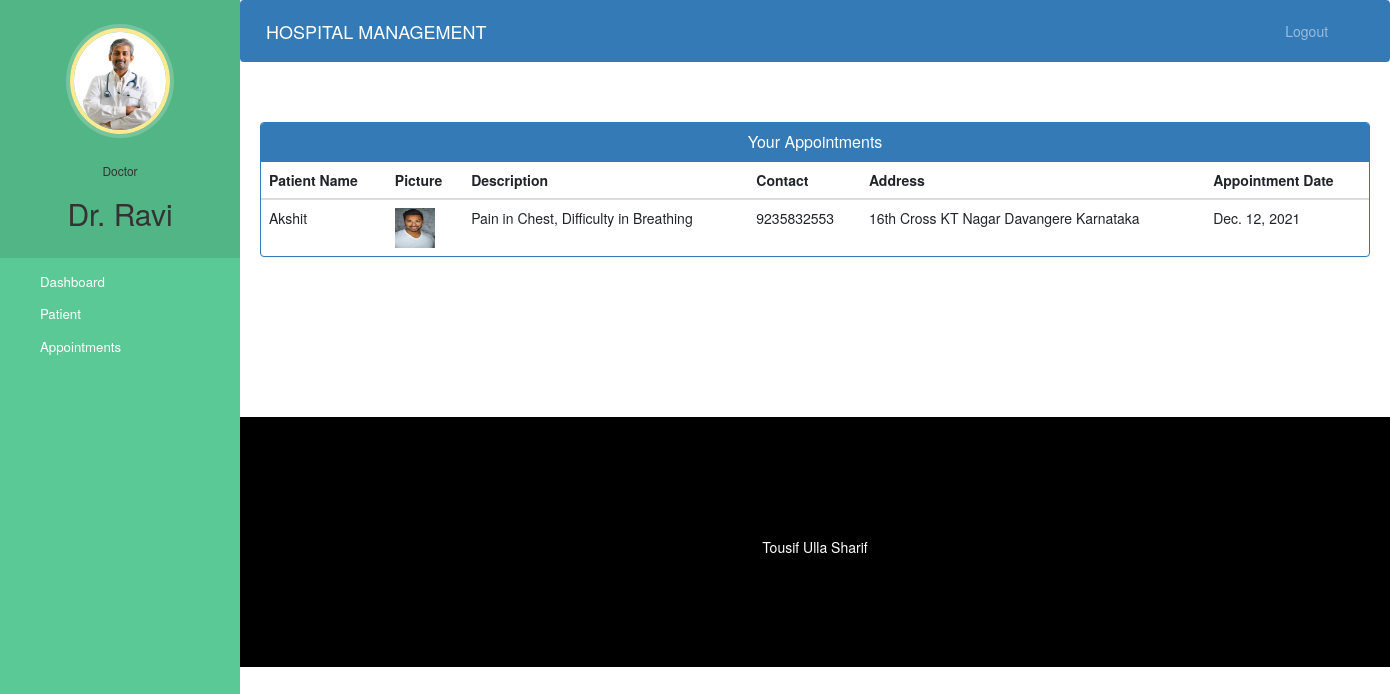
The app's page /doctor-view-appointment (signed in) with its own data.
### hospital/models.py (models this page shows, shortened)
class Doctor(models.Model):
    user=models.OneToOneField(User,on_delete=models.CASCADE)
    profile_pic= models.ImageField(upload_to='profile_pic/DoctorProfilePic/',null=True,blank=True)
    address = models.CharField(max_length=40)
    mobile = models.CharField(max_length=20,null=True)
    department= models.CharField(max_length=50,choices=departments,default='Cardiologist')
    status=models.BooleanField(default=False)

class Appointment(models.Model):
    patientId=models.PositiveIntegerField(null=True)
    doctorId=models.PositiveIntegerField(null=True)
    patientName=models.CharField(max_length=40,null=True)
    doctorName=models.CharField(max_length=40,null=True)
    appointmentDate=models.DateField(auto_now=True)
    description=models.TextField(max_length=500)
    status=models.BooleanField(default=False)

class Patient(models.Model):
    user=models.OneToOneField(User,on_delete=models.CASCADE)
    profile_pic= models.ImageField(upload_to='profile_pic/PatientProfilePic/',null=True,blank=True)
    address = models.CharField(max_length=40)
    mobile = models.CharField(max_length=20,null=False)
    symptoms = models.CharField(max_length=100,null=False)
    assignedDoctorId = models.PositiveIntegerField(null=True)
    admitDate=models.DateField(auto_now=True)
    status=models.BooleanField(default=False)

### hospital/views.py (the view)
# urls.py: path('doctor-view-appointment', views.doctor_view_appointment_view,name='doctor-view-appointment'),
@login_required(login_url='doctorlogin')
@user_passes_test(is_doctor)
def doctor_view_appointment_view(request):
    doctor=models.Doctor.objects.get(user_id=request.user.id) #for profile picture of doctor in sidebar
    appointments=models.Appointment.objects.all().filter(status=True,doctorId=request.user.id)
    patientid=[]
    for a in appointments:
        patientid.append(a.patientId)
    patients=models.Patient.objects.all().filter(status=True,user_id__in=patientid)
    appointments=zip(appointments,patients)
    return render(request,'hospital/doctor_view_appointment.html',{'appointments':appointments,'doctor':doctor})

### hospital/views.py (called while the page is built)
def is_doctor(user):
    return user.groups.filter(name='DOCTOR').exists()

### templates/hospital/doctor_view_appointment.html (shortened to what this page needs)
{% extends 'hospital/doctor_base.html' %}
{% block content %}
{%load static%}
<head>
  <link href="//netdna.bootstrapcdn.com/bootstrap/3.0.0/css/bootstrap.min.css" rel="stylesheet" id="bootstrap-css">
</head>
<div class="container">
  <div class="panel panel-primary">
    <div class="panel-heading">
      <h6 class="panel-title">Your Appointments</h6>
    </div>
    <table class="table table-hover" id="dev-table">
      <thead>
        <tr>
          <th>Patient Name</th>
          <th>Picture</th>
          <th>Description</th>
          <th>Contact</th>
          <th>Address</th>
          <th>Appointment Date</th>
        </tr>
      </thead>
      {% for a,p in appointments %}
      <tr>
        <td>{{a.patientName}}</td>
        <td> <img src="{% static p.profile_pic.url %}" alt="Profile Pic" height="40px" width="40px" /></td>
        <td>{{a.description}}</td>
        <td>{{p.mobile}}</td>
        <td>{{p.address}}</td>
        <td>{{a.appointmentDate}}</td>
      </tr>
      {% endfor %}
    </table>
  </div>
</div>
{% endblock content %}

### templates/hospital/doctor_base.html (shortened to what this page needs)
<!DOCTYPE html>
{% load static %}
<html lang="en">
<head>
  <link rel="stylesheet" href="https://stackpath.bootstrapcdn.com/bootstrap/4.3.1/css/bootstrap.min.css">
  <link rel="stylesheet" href="https://maxcdn.bootstrapcdn.com/font-awesome/4.7.0/css/font-awesome.min.css">
</head>
<body>
  <nav class="menu" tabindex="0">
    <header class="avatar">
      <img src="{% static doctor.profile_pic.url %}" alt="Profile Pic" />
      <br><br>
      <h6>Doctor</h6>
      <h2>{{request.user.first_name}}</h2>
    </header>
    <ul>
      <li tabindex="0" class="icon-dashboard"> <a style="color:white; text-decoration:none;" href="/doctor-dashboard"><span>Dashboard</span></a> </li>
      <li tabindex="0" class="icon-users"> <a style="color:white; text-decoration:none;" href="/doctor-patient"><span>Patient</span></a></li>
      <li tabindex="0" class="icon-calendar"> <a style="color:white; text-decoration:none;" href="/doctor-appointment"><span>Appointments</span></a></li>
    </ul>
  </nav>
  <main>
    <div class="bs-example">
      <nav class="navbar navbar-expand-md  navbar-dark fixed-top" style="background:#337AB7;">
        <a href="/doctor-dashboard" class="navbar-brand">HOSPITAL MANAGEMENT</a>
        <div class="collapse navbar-collapse justify-content-between" id="navbarCollapse">
          <div class="navbar-nav" style=" margin-left: 90%;">
            <a href="/logout" class="nav-item nav-link">Logout</a>
          </div>
        </div>
      </nav>
    </div>
    <br><br>
    {% block content %}
    {% endblock content %}
    <br><br><br><br><br><br><br>
    <footer>
      <br>
      <div class="container">
        <div class="row">
          <div class="col-md-12 col-sm-12">
            <div style="color:#ffffff;" class="wow fadeInUp footer-copyright">
              <p>
                Tousif Ulla Sharif </p>
            </div>
          </div>
        </div>
      </div>
    </footer>
  </main>
</body>
</html>

### templates/hospital/doctor_base.html (style rules this page uses)
a:link { text-decoration: none; }
a { color: white; }
footer { padding: 0px 0px 0px 0px; background-color: black; margin: 0px; }
p { text-align: center; }
body { padding-left: 240px; }
main { position: relative; height: 100vh; }
.menu { background: #5bc995; height: 100vh; width: 240px; position: fixed; top: 0px; left: 0; z-index: 5; outline: none; }
.menu .avatar { background: rgba(0, 0, 0, 0.1); padding: 2em 0.5em; text-align: center; }
.menu .avatar img { width: 100px; border-radius: 50%; overflow: hidden; border: 4px solid #ffea92; box-shadow: 0 0 0 4px rgba(255, 255, 255, 0.2); }
.menu .avatar h2 { font-weight: normal; margin-bottom: 0; }
.menu ul { list-style: none; padding: 0.5em 0; margin: 0; }
.menu ul li { padding: 0.5em 1em 0.5em 3em; font-size: 0.95em; font-weight: regular; background-repeat: no-repeat; background-position: left 15px center; background-size: auto 20px; transition: all 0.15s linear; cursor: pointer; }
.menu ul li.icon-dashboard { background-image: url("http://www.entypo.com/images//gauge.svg"); }
.menu ul li.icon-users { background-image: url("http://www.entypo.com/images//users.svg"); }
.menu ul li.icon-calendar { background-image: url("http://www.entypo.com/images//calendar.svg"); }

### templates/hospital/doctor_view_appointment.html (style rules this page uses)
a:link { text-decoration: none; }
h6 { text-align: center; }
.row { margin: 100px; }

### records on screen
Doctor: profile_pic (picture)
Appointment: patientName "Akshit", profile_pic (picture), description "Pain in Chest, Difficulty in Breathing", mobile "9235832553", address "16th Cross KT Nagar Davangere Karnataka", appointmentDate "Dec. 12, 2021"

### other values on screen
{{ request.user.first_name }} "Dr. Ravi"
